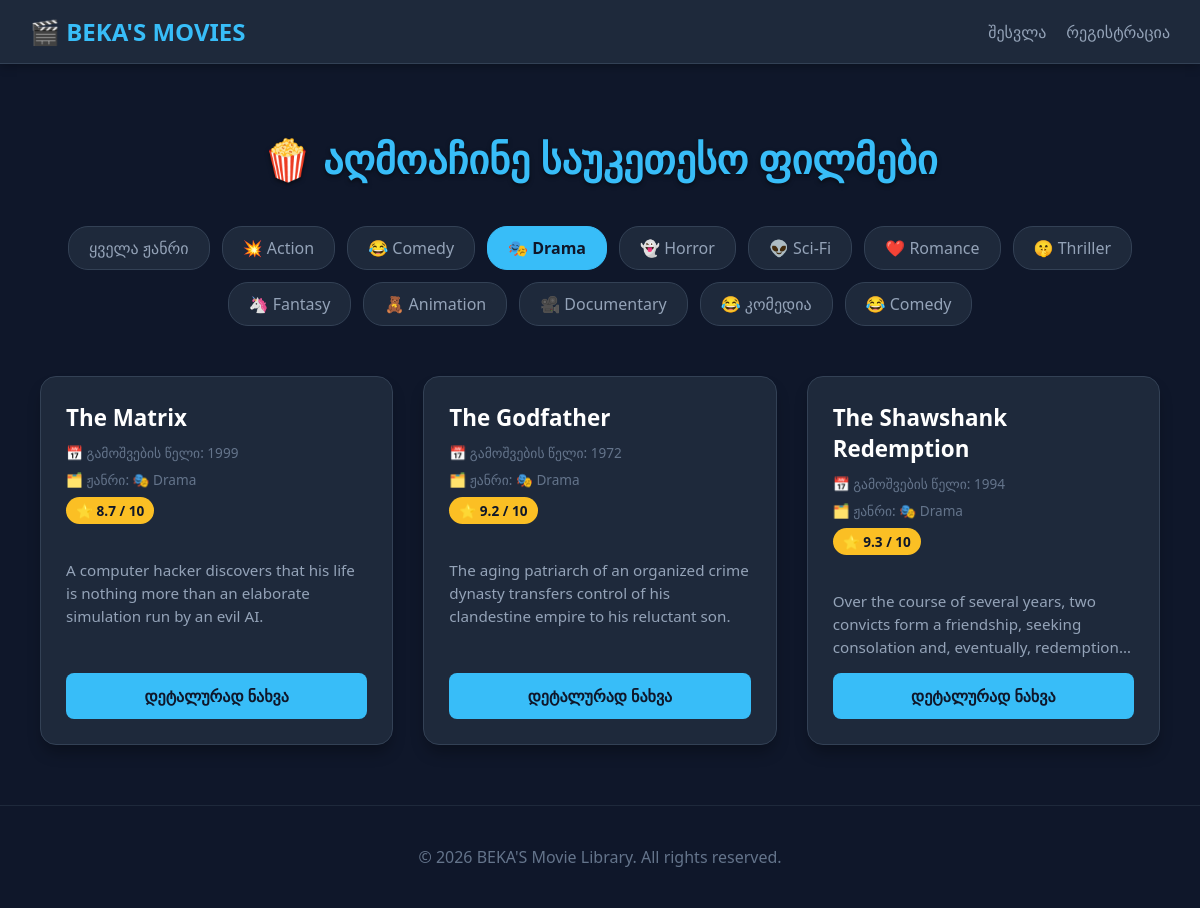
Screenshot of /?category=3 with the database file from the repository.
### core/models.py (models this page shows, shortened)
class Category(models.Model):
    name = models.CharField(max_length=100)
    description = models.TextField(null=True, blank=True)
    @property
    def icon(self):
        genre_icons = {
            'Action': '💥',
            'Comedy': '😂',
            'კომედია': '😂',
            'Drama': '🎭',
            'Horror': '👻',
            'Sci-Fi': '👽',
            'Romance': '❤️',
            'Thriller': '🤫',
            'Fantasy': '🦄',
            'Animation': '🧸',
            'Documentary': '🎥',
        }
        return genre_icons.get(self.name, '🍿')

class Films(models.Model):
    title = models.CharField(max_length=200)
    category = models.ForeignKey(Category, on_delete=models.SET_NULL, null=True, blank=True, related_name='films')
    description = models.TextField()
    release_date = models.DateField()
    rate = models.DecimalField(
        max_digits=3,
        decimal_places=1,
        validators=[MinValueValidator(0.0), MaxValueValidator(10.0)]
    )
    link = models.URLField(null=True, blank=True)
    likes = models.ManyToManyField(User, related_name='liked_films', blank=True)
    def get_absolute_url(self):
        return f"/product/{self.pk}/"

### core/views.py (the view)
# urls.py: path('', HomeView.as_view(), name='home'),
class HomeView(ListView):
    model = Films
    paginate_by = 6
    template_name = 'index.html'
    def get_queryset(self):
        queryset = super().get_queryset()
        category_id = self.request.GET.get('category')
        if category_id:
            queryset = queryset.filter(category_id=category_id)
        return queryset
    def get_context_data(self, **kwargs):
        context = super().get_context_data(**kwargs)
        context['categories'] = Category.objects.all()
        category_id = self.request.GET.get('category')
        context['selected_category'] = int(category_id) if category_id and category_id.isdigit() else None
        if self.request.user.is_authenticated:
            context['liked_movies'] = self.request.user.liked_films.all()
        return context

### core/templates/index.html (shortened to what this page needs)
{% extends 'base.html' %}
{% block content %}
    <h1>🍿 აღმოაჩინე საუკეთესო ფილმები</h1>
    <div class="category-container">
        <a href="/" class="category-btn {% if not selected_category %}active{% endif %}">ყველა ჟანრი</a>
        {% for cat in categories %}
            <a href="?category={{ cat.id }}" class="category-btn {% if selected_category == cat.id %}active{% endif %}">
                {{ cat.icon }} {{ cat.name }}
            </a>
        {% endfor %}
    </div>
    <div class="movies-container">
        {% for film in object_list %}
            <div class="movie-card">
                <div>
                    <h3 class="movie-title">{{ film.title }}</h3>
                    <div class="movie-meta">📅 გამოშვების წელი: {{ film.release_date|date:"Y" }}</div>
                    <div class="movie-meta">🗂️ ჟანრი: {{ film.category.icon }} {{ film.category.name }}</div>
                    <div class="movie-rating">⭐ {{ film.rate }} / 10</div>
                    <p class="movie-description">{{ film.description }}</p>
                </div>
                <a href="{{ film.get_absolute_url }}" class="watch-btn">დეტალურად ნახვა</a>
            </div>
        {% endfor %}
    </div>
{% endblock %}

### core/templates/base.html (style rules this page uses)
body { margin: 0; padding: 0; box-sizing: border-box; }
.movies-container { display: grid; grid-template-columns: repeat(auto-fit, minmax(300px, 1fr)); gap: 20px; padding: 20px; }
body { font-family: 'Segoe UI', Roboto, Helvetica, Arial, sans-serif; background-color: #0f172a; color: #f8fafc; margin: 0; padding: 0; }
h1 { text-align: center; font-size: 2.5rem; margin-bottom: 40px; color: #38bdf8; text-shadow: 0 2px 4px rgba(0, 0, 0, 0.5); }
.category-container { display: flex; justify-content: center; gap: 12px; margin-bottom: 30px; flex-wrap: wrap; }
.category-btn { background-color: #1e293b; color: #94a3b8; padding: 10px 20px; border-radius: 20px; text-decoration: none; font-weight: 500; border: 1px solid #334155; transition: all 0.2s ease; }
.category-btn.active { background-color: #38bdf8; color: #0f172a; border-color: #38bdf8; font-weight: bold; }
.movies-container { display: grid; grid-template-columns: repeat(auto-fill, minmax(300px, 1fr)); gap: 30px; }
.movie-card { background-color: #1e293b; border-radius: 16px; padding: 25px; box-shadow: 0 10px 15px -3px rgba(0, 0, 0, 0.3); display: flex; flex-direction: column; justify-content: space-between; transition: transform 0.2s ease, box-shadow 0.2s ease; border: 1px solid #334155; }
.movie-title { font-size: 1.4rem; margin: 0 0 10px 0; color: #ffffff; }
.movie-description { color: #94a3b8; font-size: 0.95rem; line-height: 1.5; margin-bottom: 15px; display: -webkit-box; -webkit-line-clamp: 3; -webkit-box-orient: vertical; overflow: hidden; }
.movie-meta { font-size: 0.85rem; color: #64748b; margin-bottom: 8px; }
.movie-rating { display: inline-block; background-color: #fbbf24; color: #0f172a; font-weight: bold; padding: 4px 10px; border-radius: 20px; font-size: 0.85rem; margin-bottom: 20px; align-self: flex-start; }
.watch-btn { display: block; text-align: center; background-color: #38bdf8; color: #0f172a; text-decoration: none; font-weight: bold; padding: 12px; border-radius: 8px; transition: background-color 0.2s ease; margin-top: auto; }

### rows the page displays
Category: icon "💥", name "Action"
Category: icon "😂", name "Comedy"
Category: icon "🎭", name "Drama"
Category: icon "👻", name "Horror"
Category: icon "👽", name "Sci-Fi"
Category: icon "❤️", name "Romance"
Category: icon "🤫", name "Thriller"
Category: icon "🦄", name "Fantasy"
Category: icon "🧸", name "Animation"
Category: icon "🎥", name "Documentary"
Category: icon "😂", name "კომედია"
Category: icon "😂", name "Comedy"
Films: title "The Matrix", release_date "1999", category.icon "🎭", category.name "Drama", rate "8.7", description "A computer hacker discovers that his life is nothing more than an elaborate simulation run by an evil AI."
Films: title "The Godfather", release_date "1972", category.icon "🎭", category.name "Drama", rate "9.2", description "The aging patriarch of an organized crime dynasty transfers control of his clandestine empire to his reluctant son."
Films: title "The Shawshank Redemption", release_date "1994", category.icon "🎭", category.name "Drama", rate "9.3", description "Over the course of several years, two convicts form a friendship, seeking consolation and, eventually,…"
